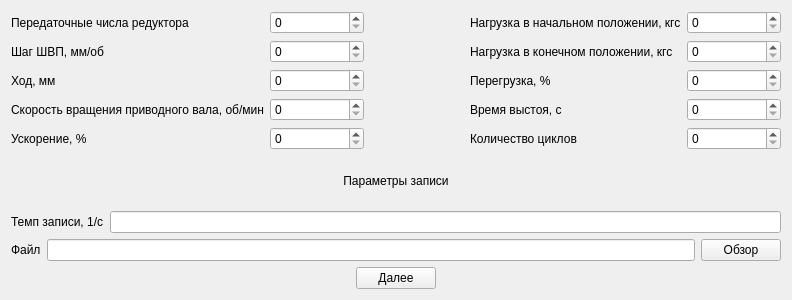
<?xml version="1.0" encoding="UTF-8"?>
<ui version="4.0">
 <class>Form</class>
 <widget class="QWidget" name="Form">
  <property name="geometry">
   <rect>
    <x>0</x>
    <y>0</y>
    <width>792</width>
    <height>300</height>
   </rect>
  </property>
  <property name="windowTitle">
   <string>Form</string>
  </property>
  <layout class="QGridLayout" name="gridLayout">
   <item row="0" column="3">
    <widget class="QLabel" name="label_8">
     <property name="text">
      <string>Нагрузка в начальном положении, кгс</string>
     </property>
    </widget>
   </item>
   <item row="4" column="0">
    <widget class="QLabel" name="label_7">
     <property name="text">
      <string>Ускорение, %</string>
     </property>
    </widget>
   </item>
   <item row="0" column="4">
    <widget class="QSpinBox" name="spinBox">
     <property name="sizePolicy">
      <sizepolicy hsizetype="Minimum" vsizetype="Fixed">
       <horstretch>0</horstretch>
       <verstretch>0</verstretch>
      </sizepolicy>
     </property>
    </widget>
   </item>
   <item row="0" column="0">
    <widget class="QLabel" name="label">
     <property name="text">
      <string>Передаточные числа редуктора</string>
     </property>
    </widget>
   </item>
   <item row="6" column="0" colspan="5">
    <layout class="QHBoxLayout" name="horizontalLayout_3">
     <item>
      <widget class="QLabel" name="label_5">
       <property name="text">
        <string>Темп записи, 1/с</string>
       </property>
      </widget>
     </item>
     <item>
      <widget class="QLineEdit" name="lineEdit_2"/>
     </item>
    </layout>
   </item>
   <item row="2" column="2">
    <spacer name="horizontalSpacer_3">
     <property name="orientation">
      <enum>Qt::Horizontal</enum>
     </property>
     <property name="sizeType">
      <enum>QSizePolicy::Fixed</enum>
     </property>
     <property name="sizeHint" stdset="0">
      <size>
       <width>40</width>
       <height>20</height>
      </size>
     </property>
    </spacer>
   </item>
   <item row="1" column="1">
    <widget class="QSpinBox" name="spinBox_7"/>
   </item>
   <item row="1" column="4">
    <widget class="QSpinBox" name="spinBox_2"/>
   </item>
   <item row="3" column="3">
    <widget class="QLabel" name="label_11">
     <property name="text">
      <string>Время выстоя, с</string>
     </property>
    </widget>
   </item>
   <item row="4" column="1">
    <widget class="QSpinBox" name="spinBox_10"/>
   </item>
   <item row="3" column="1">
    <widget class="QSpinBox" name="spinBox_9"/>
   </item>
   <item row="2" column="0">
    <widget class="QLabel" name="label_3">
     <property name="text">
      <string>Ход, мм</string>
     </property>
    </widget>
   </item>
   <item row="2" column="1">
    <widget class="QSpinBox" name="spinBox_8"/>
   </item>
   <item row="4" column="4">
    <widget class="QSpinBox" name="spinBox_5"/>
   </item>
   <item row="2" column="3">
    <widget class="QLabel" name="label_10">
     <property name="text">
      <string>Перегрузка, %</string>
     </property>
    </widget>
   </item>
   <item row="2" column="4">
    <widget class="QSpinBox" name="spinBox_3"/>
   </item>
   <item row="8" column="0" colspan="5">
    <layout class="QHBoxLayout" name="horizontalLayout_2">
     <item>
      <spacer name="horizontalSpacer">
       <property name="orientation">
        <enum>Qt::Horizontal</enum>
       </property>
       <property name="sizeHint" stdset="0">
        <size>
         <width>40</width>
         <height>20</height>
        </size>
       </property>
      </spacer>
     </item>
     <item>
      <widget class="QPushButton" name="pushButton">
       <property name="text">
        <string>Далее</string>
       </property>
      </widget>
     </item>
     <item>
      <spacer name="horizontalSpacer_2">
       <property name="orientation">
        <enum>Qt::Horizontal</enum>
       </property>
       <property name="sizeHint" stdset="0">
        <size>
         <width>40</width>
         <height>20</height>
        </size>
       </property>
      </spacer>
     </item>
    </layout>
   </item>
   <item row="7" column="0" colspan="5">
    <layout class="QHBoxLayout" name="horizontalLayout">
     <item>
      <widget class="QLabel" name="label_4">
       <property name="text">
        <string>Файл</string>
       </property>
      </widget>
     </item>
     <item>
      <widget class="QLineEdit" name="lineEdit"/>
     </item>
     <item>
      <widget class="QPushButton" name="pushButton_2">
       <property name="text">
        <string>Обзор</string>
       </property>
      </widget>
     </item>
    </layout>
   </item>
   <item row="4" column="3">
    <widget class="QLabel" name="label_12">
     <property name="text">
      <string>Количество циклов</string>
     </property>
    </widget>
   </item>
   <item row="0" column="1">
    <widget class="QSpinBox" name="spinBox_6"/>
   </item>
   <item row="3" column="4">
    <widget class="QSpinBox" name="spinBox_4"/>
   </item>
   <item row="1" column="3">
    <widget class="QLabel" name="label_9">
     <property name="text">
      <string>Нагрузка в конечном положении, кгс</string>
     </property>
    </widget>
   </item>
   <item row="1" column="0">
    <widget class="QLabel" name="label_2">
     <property name="text">
      <string>Шаг ШВП, мм/об</string>
     </property>
    </widget>
   </item>
   <item row="3" column="0">
    <widget class="QLabel" name="label_6">
     <property name="text">
      <string>Скорость вращения приводного вала, об/мин</string>
     </property>
    </widget>
   </item>
   <item row="5" column="0" colspan="5">
    <widget class="QLabel" name="label_13">
     <property name="text">
      <string>Параметры записи</string>
     </property>
     <property name="alignment">
      <set>Qt::AlignCenter</set>
     </property>
    </widget>
   </item>
  </layout>
 </widget>
 <resources/>
 <connections/>
</ui>
